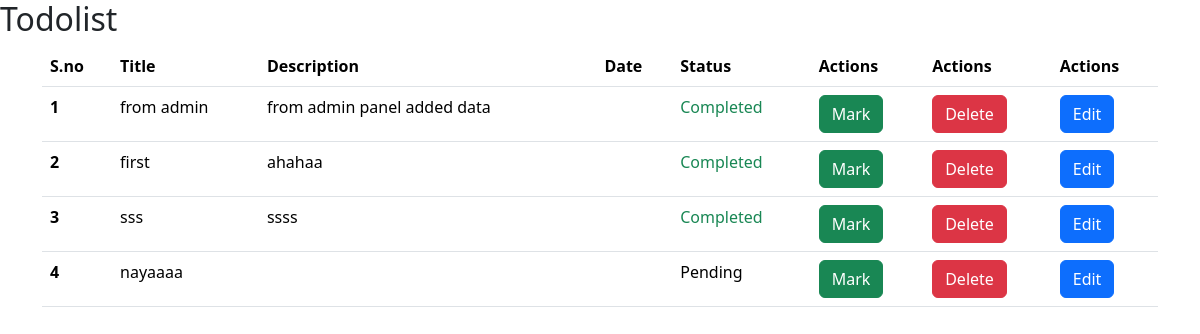
Page /task/ on the earlier database version.
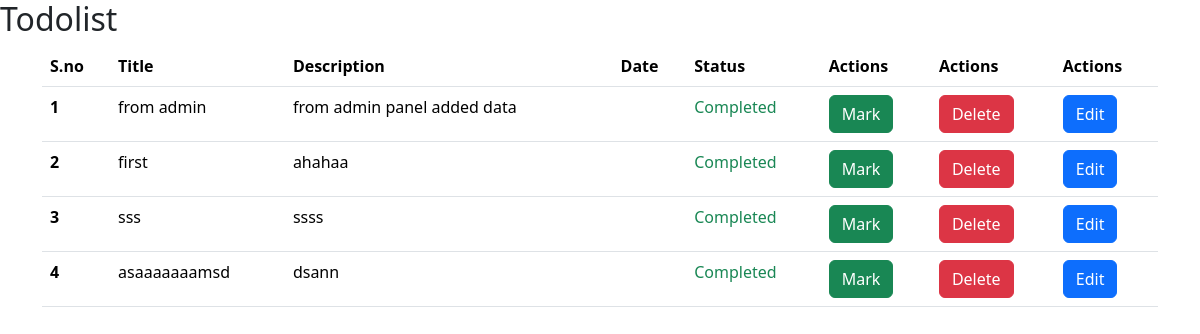
Same page on the later database version.
### app1/models.py (models this page shows, shortened)
class Todolist(models.Model):
    title = models.CharField(max_length=200)
    description = models.TextField()
    status = models.BooleanField(default=False)

### app1/views.py (the view)
# urls.py: path('task/', task),
def task(request):
    task=Todolist.objects.all()
    context = {
        'tasks':task
    }
    return render(request, 'task.html', context)

### Templates/task.html (shortened to what this page needs)
{% extends "base.html"%}
{% block body%}
<h2>Todolist</h2>
<div class="container">
    <table class="table">
        <thead>
            <tr>
                <th scope="col">S.no</th>
                <th scope="col">Title</th>
                <th scope="col">Description</th>
                <th scope="col">Date</th>
                <th scope="col">Status</th>
               <th scope="col">Actions</th>
               <th scope="col">Actions</th>
               <th scope="col">Actions</th>
            </tr>
        </thead>
        <tbody>
            {% for task in tasks%}
            <tr>
                <th scope ="row">{{forloop.counter}}</th>
                <td>{{task.title}}</td>
                <td>{{task.description}}</td>
                <td>{{task.date}}</td>
                <td>
                    {% if task.status%}
                    <span class="text-success">
                        Completed
                    </span>
                    {% else %}
                    <span class=<"text-danger">
                        Pending
                    </span>
                    {% endif %}
                </td>
                <td>
                    <a href=/task/mark/{{task.id}}/ class="btn btn-success">Mark</a>
                </td>
                <td>
                    <a href=/task/delete/{{task.id}}/ class="btn btn-danger">Delete</a>
                </td>
                <td>
                    <a href=/task/edit/{{task.id}}/ class="btn btn-primary">Edit</a>
                </td>
            </tr>
            {% endfor %}
        </tbody>
    </table>
</div>
{% endblock body%}

### Templates/base.html (shortened to what this page needs)
<!DOCTYPE html>
<html lang="en">
<head>
    <link href="https://cdn.jsdelivr.net/npm/bootstrap@5.3.3/dist/css/bootstrap.min.css" rel="stylesheet">
</head>
<body>
    {% block body %}
    {% endblock body %}
</body>
</html>

Differences in the rows shown:
removed Todolist: title "nayaaaa", status "Pending"
added Todolist: title "asaaaaaaamsd", description "dsann", status "Completed"
